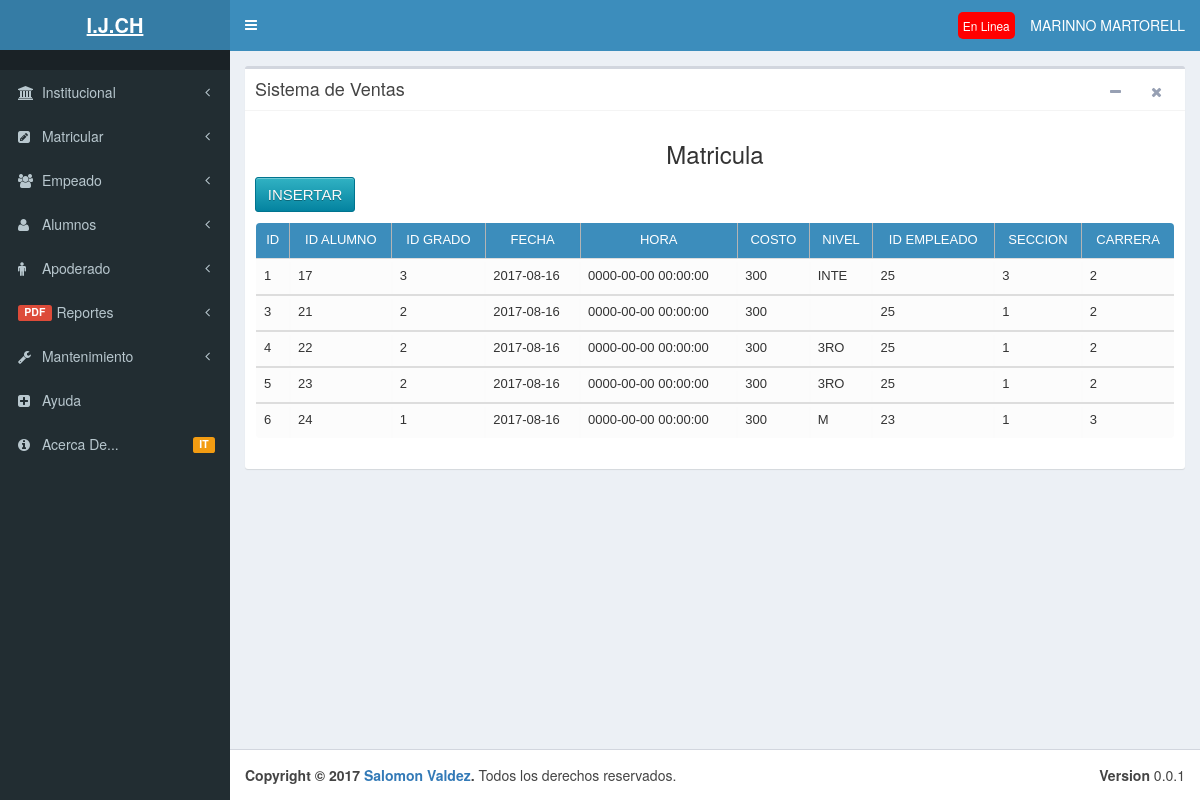
Page /b_ListarMatricula2.php (signed in) on the committed database.
### tables this page shows
CREATE TABLE `matricula` (
  `idMatricula` int(11) NOT NULL AUTO_INCREMENT,
  `idAlumno` int(11) DEFAULT NULL,
  `idGrado` int(11) DEFAULT NULL,
  `fecMatricula` date DEFAULT NULL,
  `horMatricula` datetime DEFAULT NULL,
  `costMatricula` int(11) DEFAULT NULL,
  `nivelMatricula` char(4) DEFAULT NULL,
  `idEmpleado` int(11) DEFAULT NULL,
  `idSeccion` int(11) DEFAULT NULL,
  `idCarrera` int(11) DEFAULT NULL,
  PRIMARY KEY (`idMatricula`),
  KEY `matricula_ibfk_1` (`idAlumno`),
  KEY `matricula_ibfk_2` (`idGrado`),
  KEY `matricula_ibfk_3` (`idEmpleado`),
  KEY `idSeccion` (`idSeccion`),
  KEY `idCarrera` (`idCarrera`),
  CONSTRAINT `matricula_ibfk_1` FOREIGN KEY (`idAlumno`) REFERENCES `alumno` (`idAlumno`) ON DELETE CASCADE ON UPDATE CASCADE,
  CONSTRAINT `matricula_ibfk_2` FOREIGN KEY (`idGrado`) REFERENCES `grado` (`idGrado`) ON DELETE CASCADE ON UPDATE CASCADE,
  CONSTRAINT `matricula_ibfk_3` FOREIGN KEY (`idEmpleado`) REFERENCES `empleado` (`idEmpleado`) ON DELETE CASCADE ON UPDATE CASCADE,
  CONSTRAINT `matricula_ibfk_4` FOREIGN KEY (`idSeccion`) REFERENCES `seccion` (`idSeccion`),
  CONSTRAINT `matricula_ibfk_5` FOREIGN KEY (`idCarrera`) REFERENCES `carrera` (`idcarrera`) ON DELETE CASCADE ON UPDATE CASCADE
);

### b_listarMatricula2.php (the view, shortened to what this page needs)
<?php
   include("a_menu.php");
?>
      <div class="content-wrapper">
        <section class="content">
          <div class="row">
            <div class="col-md-12">
              <div class="box">
                <div class="box-header with-border">
                  <h3 class="box-title">Sistema de Ventas</h3>
                   <br>
                  <div class="box-tools pull-right">
                    <button class="btn btn-box-tool" data-widget="collapse"><i class="fa fa-minus"></i></button>
                    <button class="btn btn-box-tool" data-widget="remove"><i class="fa fa-times"></i></button>
                  </div>
                </div>
                <div class="box-body">
                  	<div class="row">
	                  	<div class="col-md-12">
                              <?php
                            	require('a_conexion2.php');
                            	$query="SELECT idMatricula,idAlumno,idGrado,fecMatricula,horMatricula,costMatricula,nivelMatricula,idEmpleado,idSeccion,idCarrera  FROM matricula";
                            	$resultado=$mysqli->query($query);
                            	?>
                            	<center> <h3>Matricula</h3></center>
                            	 <a href="#"><input class="btn_insertar" type="submit" value="Insertar"/></a>
                            	<div class="col-md-15" style="overflow-x: auto">
                            	  <table width="100%" align="center"     class="table table-hover  ">
                                    <thead>
                            		 <tr>
                                   		 <td class="cabecera">ID</td>
                            				   <td class="cabecera">ID ALUMNO</td>
                            					 <td class="cabecera">ID GRADO</td>
                                       <td class="cabecera">FECHA</td>
                                       <td class="cabecera">HORA</td>
                                       <td class="cabecera">COSTO</td>
                                       <td class="cabecera">NIVEL</td>
                            					 <td class="cabecera">ID EMPLEADO</td>
                            					 <td class="cabecera">SECCION</td>
                            					 <td class="cabecera">CARRERA</td>
                                      </tr>
                                    </thead>
                                    <tbody>
                                      <?php while($row=$resultado->fetch_assoc()){?>
                                      <td><?php echo $row['idMatricula'];?></td>
                            					<td><?php echo $row['idAlumno'];?></td>
                                        <td><?php echo $row['idGrado'];?></td>
                                        <td><?php echo $row['fecMatricula'];?></td>
                                        <td><?php echo $row['horMatricula'];?></td>
                                        <td><?php echo $row['costMatricula'];?></td>
                            						<td><?php echo $row['nivelMatricula'];?></td>
                            						<td><?php echo $row['idEmpleado'];?></td>
                            						<td><?php echo $row['idSeccion'];?></td>
                            						<td><?php echo $row['idCarrera'];?></td>
                                    </tbody>
                                    <?php } ?>
                                </table>
                            	</div>
                           </div>
                        </div>
                  		</div>
                  	</div>
                </div>
              </div>
            </div>
          </div>
      <footer class="main-footer">
        <div class="pull-right hidden-xs">
          <b>Version</b> 0.0.1
        </div>
        <strong>Copyright &copy; 2017 <a href="#">Salomon Valdez</a>.</strong>
Todos los derechos reservados.
      </footer>
  </body>
</html>

### css2/estilos.css (style rules this page uses)
* { margin: 0px; }
body { color: #606468; font: 87.5%/1.5em 'Open Sans', sans-serif; margin: 0; }
a { color: #eee; text-decoration: none; }
input { border: none; font-family: 'Open Sans', Arial, sans-serif; font-size: 14px; line-height: 1.5em; padding: 0; -webkit-appearance: none; }
table { font-family: fuente-tabla; margin: auto; border-radius: 5px 5px 5px 5px; font-family: sans-serif; font-size: 13px; overflow: hidden; width: 80%; margin: 0 auto; display: table; padding: 0 0 8em 0; }
table td { font-weight: normal; font-size: 1em; -webkit-box-shadow: 0 2px 2px -2px #0E1119; -moz-box-shadow: 0 2px 2px -2px #0E1119; box-shadow: 0 2px 2px -2px #0E1119; }
table tr:nth-child(odd) { background-color: #fcfcfc; }
table tr .cabecera { background-color: #3c8dbc; color:#fff; }
.btn_insertar { background-color: #0483a0; background-image: -webkit-gradient(linear, left top, left bottom, from(#31b2c3), to(#0483a0)); background-image: -webkit-linear-gradient(top, #31b2c3, #0483a0); background-image: -moz-linear-gradient(top, #31b2c3, #0483a0); background-image: -ms-linear-gradient(top, #31b2c3, #0483a0); background-image: -o-linear-gradient(top, #31b2c3, #0483a0); background-image: linear-gradient(top, #31b2c3, #0483a0); border: 1px solid #00748f; -moz-border-radius: 3px; -webkit-border-radius: 3px; border-radius: 3px; -webkit-box-shadow: 0 1px 0 rgba(255, 255, 255, 0.3) inset, 0 1px 0 #FFF; -moz-box-shadow: 0 1px 0 rgba(255, 255, 255, 0.3) inset, 0 1px 0 #FFF; box-shadow: 0 1px 0 rgba(255, 255, 255, 0.3) inset, 0 1px 0 #FFF; color: #fafafa; cursor: pointer; height: 35px; font: 15px Arial, Helvetica; padding: 0; text-transform: uppercase; text-shadow: 0 1px 0 rgba(0, 0 ,0, .3); width: 100px; }
.table-hover { border: 1px solid #8a8a8a; }
.cabecera { background-color: #3c8dbc; color: aliceblue; border: 1px solid #b4b4b4; text-align: center; }

### rows in the picture
matricula: idMatricula "1", idAlumno "17", idGrado "3", fecMatricula "2017-08-16", horMatricula "0000-00-00 00:00:00", costMatricula "300", nivelMatricula "INTE", idEmpleado "25", idSeccion "3", idCarrera "2"
matricula: idMatricula "3", idAlumno "21", idGrado "2", fecMatricula "2017-08-16", horMatricula "0000-00-00 00:00:00", costMatricula "300", idEmpleado "25", idSeccion "1", idCarrera "2"
matricula: idMatricula "4", idAlumno "22", idGrado "2", fecMatricula "2017-08-16", horMatricula "0000-00-00 00:00:00", costMatricula "300", nivelMatricula "3RO", idEmpleado "25", idSeccion "1", idCarrera "2"
matricula: idMatricula "5", idAlumno "23", idGrado "2", fecMatricula "2017-08-16", horMatricula "0000-00-00 00:00:00", costMatricula "300", nivelMatricula "3RO", idEmpleado "25", idSeccion "1", idCarrera "2"
matricula: idMatricula "6", idAlumno "24", idGrado "1", fecMatricula "2017-08-16", horMatricula "0000-00-00 00:00:00", costMatricula "300", nivelMatricula "M", idEmpleado "23", idSeccion "1", idCarrera "3"

### other values in the picture
$usuarioNumbre "MARINNO"
$usuarioApellido "MARTORELL"
